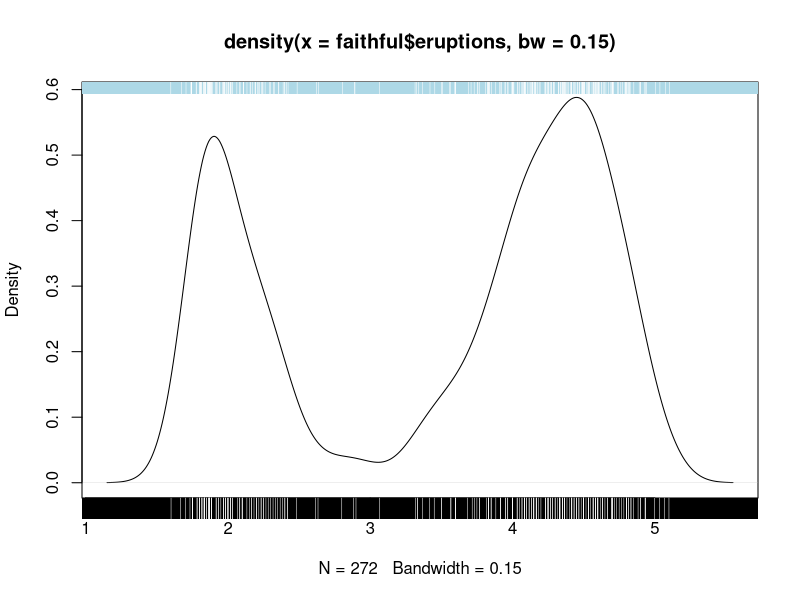

Recreate this plot in R.
library(plotrix)


### Name: ruginv
### Title: Add an Inverse Rug to a Plot
### Aliases: ruginv
### Keywords: misc

### ** Examples

 require(stats)
 plot(density(faithful$eruptions,bw=0.15))
 ruginv(faithful$eruptions,ticksize=-0.05)
 ruginv(jitter(faithful$eruptions,amount=0.01),side=3,col="lightblue")



